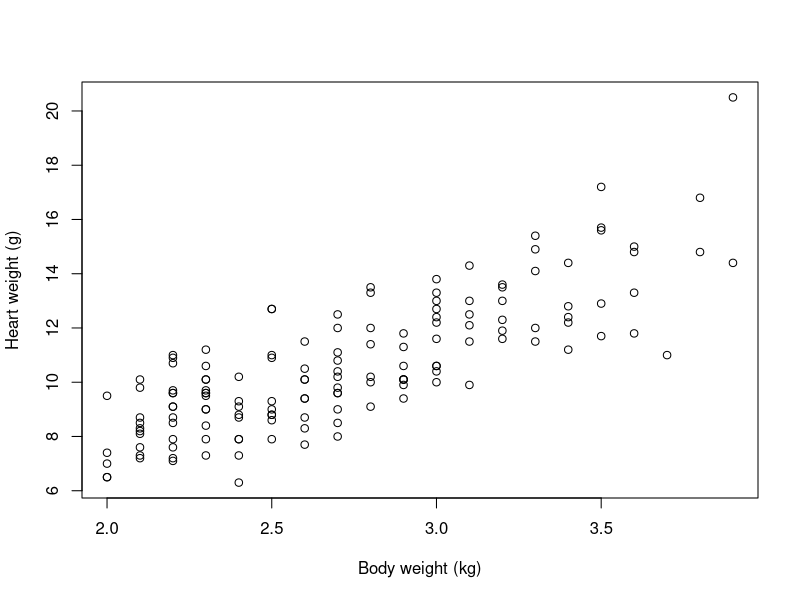
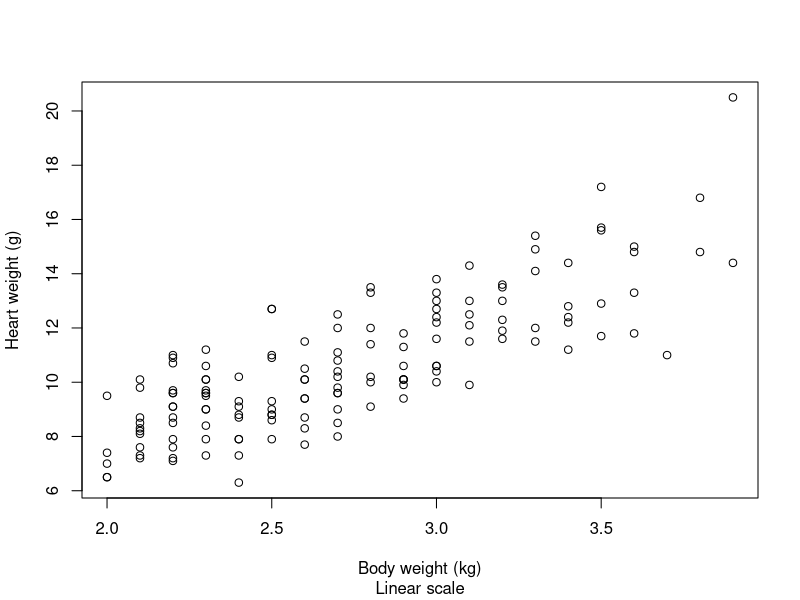
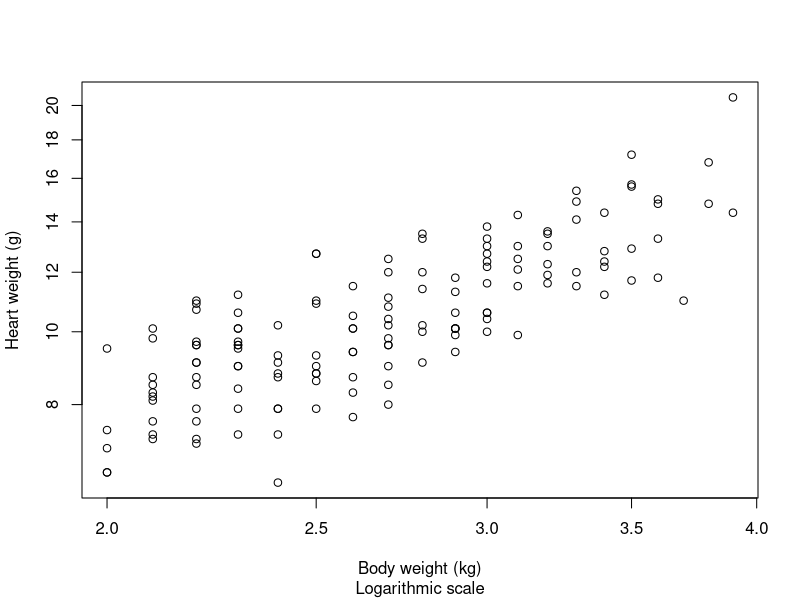

The R source for these figures, in order:
## ---- chunk 1
# Need the knitr package to set chunk options
library(knitr)

# Set knitr options for knitting code into the report:
# - Don't print out code (echo)
# - Save results so that code blocks aren't re-run unless code changes (cache),
# _or_ a relevant earlier code block changed (autodep), but don't re-run if the
# only thing that changed was the comments (cache.comments)
# - Don't clutter R output with messages or warnings (message, warning)
  # This _will_ leave error messages showing up in the knitted report
opts_chunk$set(echo=FALSE,
               cache=FALSE, autodep=FALSE, cache.comments=FALSE,
               message=FALSE, warning=FALSE)
## ---- chunk 2
library(MASS)
data(cats)
plot(Hwt ~ Bwt, data=cats, xlab="Body weight (kg)", ylab="Heart weight (g)")
## ---- chunk 3
with(cats, cor(Hwt, Bwt))
## ---- chunk 4
plot(Hwt ~ Bwt, data=cats, xlab="Body weight (kg)",
     ylab="Heart weight (g)", sub="Linear scale")
plot(Hwt ~ Bwt, data=cats, log="xy", xlab="Body weight (kg)",
     ylab="Heart weight (g)", sub="Logarithmic scale")
## ---- chunk 5
coefficients(summary(lm(Hwt ~ Bwt, data=cats)))
## ---- chunk 6
library(knitr) # Only need this the first time!
kable(coefficients(summary(lm(Hwt ~ Bwt, data=cats))))
## ---- chunk 7
kable(coefficients(summary(lm(Hwt ~ Bwt, data=cats))),digits=3)
## ---- chunk 8
lm(Hwt ~ Bwt, data=cats)
